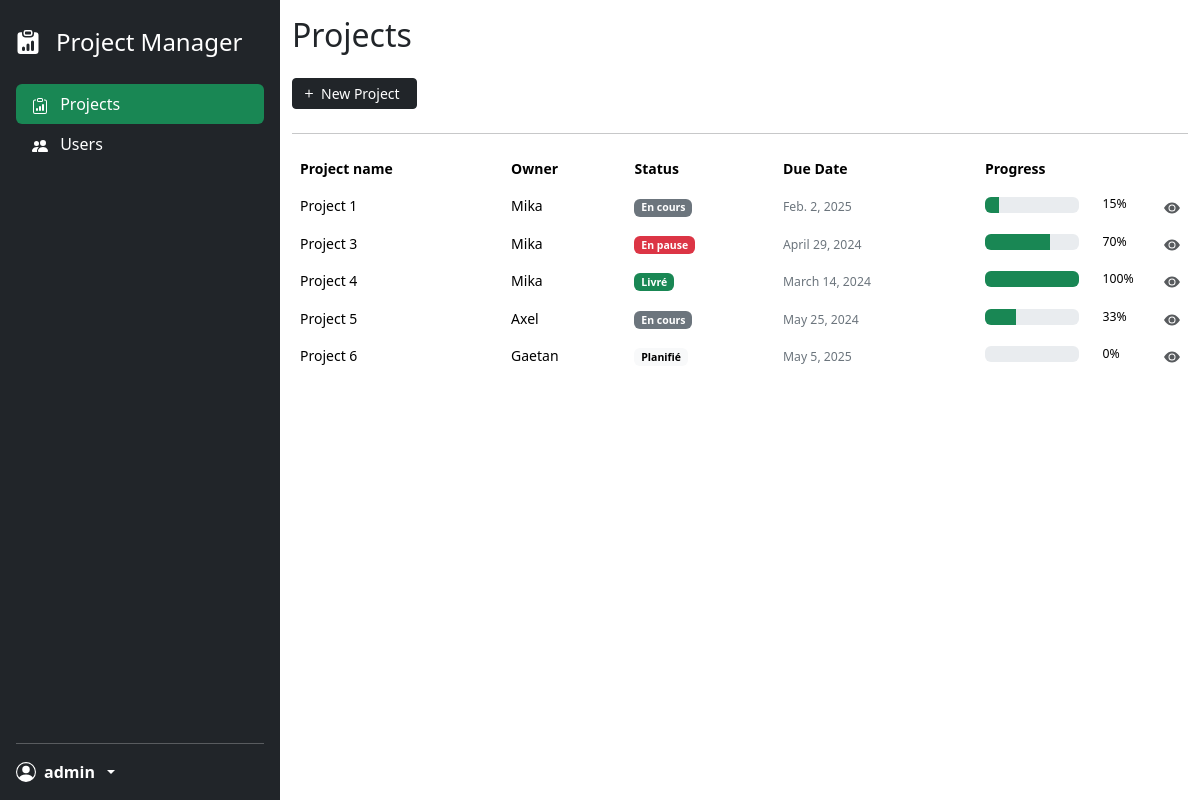
Before: / (signed in) with the older database file.
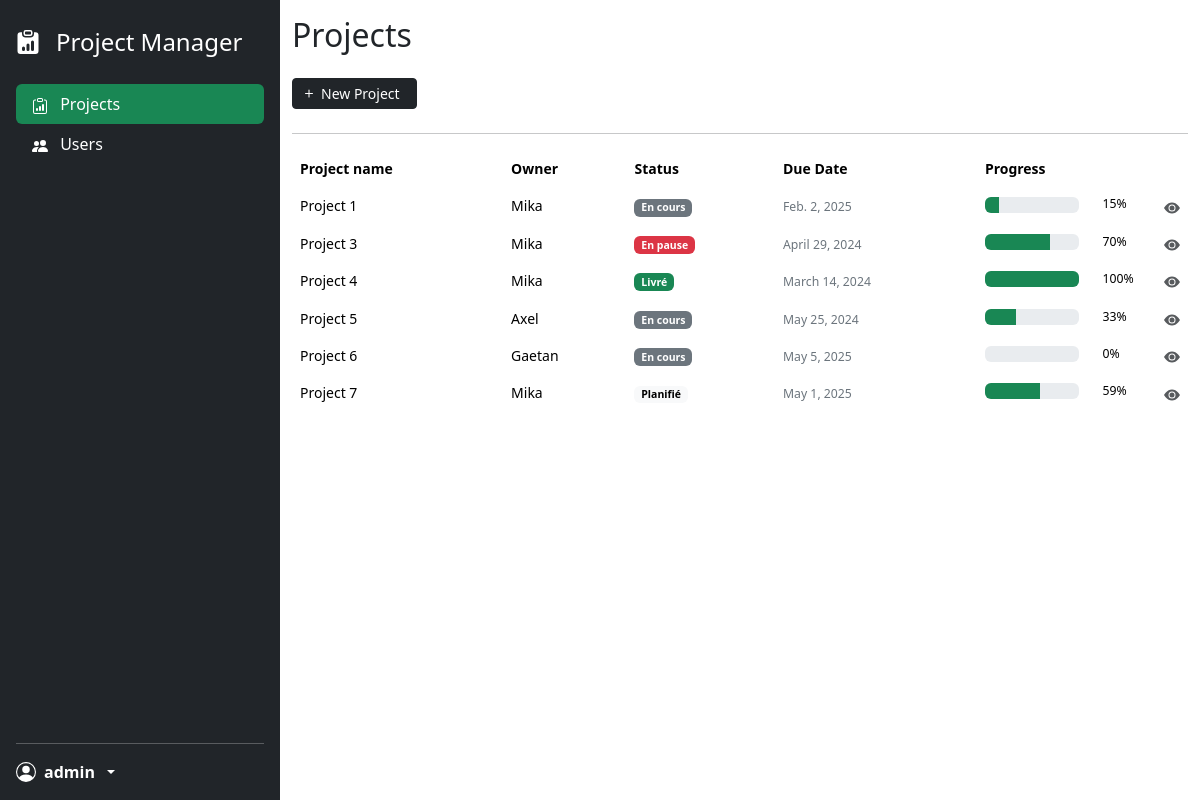
After: the same page with the newer database file.
### project_app/models.py (models this page shows, shortened)
class Project(models.Model):
    STATUS_CHOICES = (
        ('paused', 'En pause'),
        ('planned', 'Planifié'),
        ('pending', 'En cours'),
        ('delivered', 'Livré'),
    )
    project_name = models.CharField(max_length=100)
    start_date = models.DateField(default=timezone.now)
    delivery_date = models.DateField()
    status = models.CharField(max_length=20, choices=STATUS_CHOICES, default='planned') # status par défault sur "planifié" à la création
    progress_percentage = models.IntegerField(default=0)
    project_manager = models.ForeignKey(User, on_delete=models.CASCADE, related_name='projects_managed')

class User(models.Model):
    ROLE_CHOICES = (
        ('manager', 'Manager'),
        ('employee', 'Employee'),
    )
    username = models.CharField(max_length=100)
    email = models.EmailField(unique=True)
    user_role = models.CharField(max_length=20, choices=ROLE_CHOICES)
    password = models.CharField(max_length=255, default='123')
    def __str__(self):
        return self.username

### project_app/decorators.py (the view)
    def wrapped_view(request, *args, **kwargs):
        if request.user.is_authenticated:
            return view_func(request, *args, **kwargs)
        else:
            return redirect('connexion')

### project_app/context_processors.py (called while the page is built)
def logged_in_username(request):
    username = None
    if request.user.is_authenticated:
        username = request.user.username
    return {'logged_in_username': username}

### project_app/views.py (called while the page is built)
@login_required
def home(request):
    projects = Project.objects.all()
    return render(request, 'home.html', {'projects': projects})

### templates/home.html (shortened to what the changed rows need)
{% load static %}
<!DOCTYPE html>
<html lang="en">
<head>
    <link href="{% static 'css/style.css' %}" rel="stylesheet">
    <link href="{% static 'css/bootstrap.min.css' %}" rel="stylesheet">
</head>
<body>
<div class="container-fluid">
    <div class="row flex-sm-nowrap">
        <div class="col py-3">
            <h2>Projects</h2>
            <div class="table-responsive small">
                <table class="table table-borderless table-hover">
                    <thead>
                    <tr>
                        <th>Project name</th>
                        <th>Owner</th>
                        <th>Status</th>
                        <th>Due Date</th>
                        <th>Progress</th>
                        <th></th>
                    </tr>
                    </thead>
                    <tbody>
                    {% for project in projects %}
                        <tr>
                            <td>{{ project.project_name }}</td>
                            <td>{{ project.project_manager }}</td>
                            <td>
                                {% if project.status == 'pending' %}
                                    <span class="badge text-bg-secondary">En cours</span>
                                {% elif project.status == 'delivered' %}
                                    <span class="badge text-bg-success">Livré</span>
                                {% elif project.status == 'planned' %}
                                    <span class="badge text-bg-light">Planifié</span>
                                {% elif project.status == 'paused' %}
                                    <span class="badge text-bg-danger">En pause</span>
                                {% endif %}
                            </td>
                            <td>
                                <small class="text-secondary">{{ project.delivery_date }}</small>
                            </td>
                            <td>
                                <div class="row align-items-center">
                                    <div class="col">
                                        <div class="progress" role="progressbar"
                                             aria-valuenow="{{ project.progress_percentage }}" aria-valuemin="0"
                                             aria-valuemax="100">
                                            <div class="progress-bar bg-success"
                                                 style="width: {{ project.progress_percentage }}%"></div>
                                        </div>
                                    </div>
                                    <small class="col-3">{{ project.progress_percentage }}%</small>
                                </div>
                            </td>
                            <td class="text-end">
                                <a href="{% url 'project_details' project.id %}" class="link-dark opacity-75">
                                    <svg xmlns="http://www.w3.org/2000/svg" width="16" height="16"
                                         fill="currentColor" class="bi bi-info-circle" viewBox="0 0 16 16">
                                        <title>{{ project.project_name }} details</title>
                                        <path d="M10.5 8a2.5 2.5 0 1 1-5 0 2.5 2.5 0 0 1 5 0"></path>
                                        <path d="M0 8s3-5.5 8-5.5S16 8 16 8s-3 5.5-8 5.5S0 8 0 8m8 3.5a3.5 3.5 0 1 0 0-7 3.5 3.5 0 0 0 0 7"></path>
                                    </svg>
                                </a>
                            </td>
                        </tr>
                    {% endfor %}
                    </tbody>
                </table>
            </div>
        </div>
    </div>
</div>
</body>
</html>

Changed rows visible on the page:
changed Project "Project 6": status "Planifié" → "En cours"
added Project: project_name "Project 7", project_manager "Mika", status "Planifié", delivery_date "May 1, 2025", progress_percentage "59"
